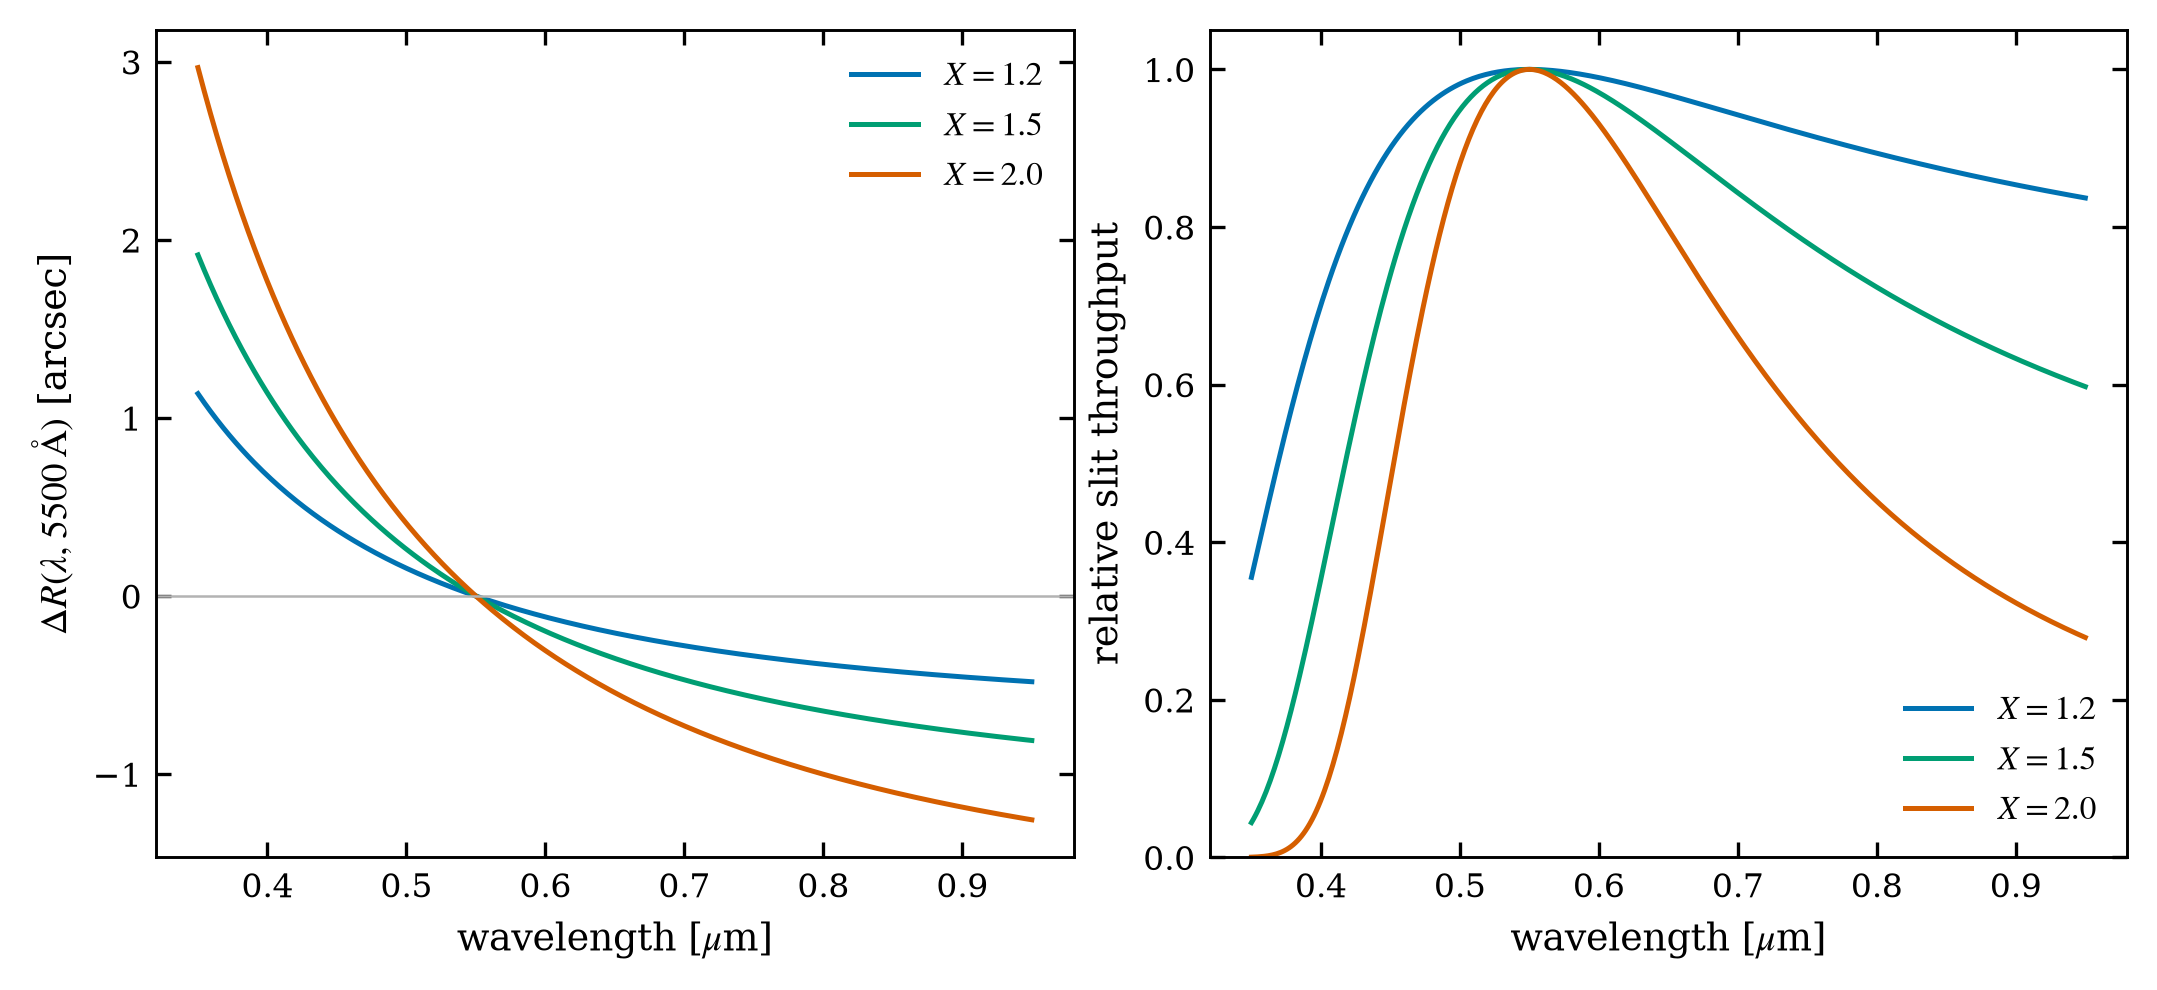

The Python source for this figure:
#!/usr/bin/env python3
"""Filippenko (1982) differential refraction and the fixed-slit loss."""

import numpy as np
import matplotlib.pyplot as plt

from figstyle import COLORS, DOUBLE, save
from etc_physics import psf_slit_throughput
from observing_conditions import differential_refraction_arcsec

REFERENCE_AA = 5500.0
SEEING = 1.5
SLIT = 1.5


def main():
    wave = np.linspace(3500.0, 9500.0, 400)
    fig, (ax1, ax2) = plt.subplots(1, 2, figsize=DOUBLE)

    for x, color in ((1.2, COLORS["blue"]), (1.5, COLORS["green"]), (2.0, COLORS["red"])):
        dr = differential_refraction_arcsec(wave, REFERENCE_AA, x)
        ax1.plot(wave / 1e4, dr, color=color, label=f"$X={x:.1f}$")
        loss = psf_slit_throughput(SLIT, SEEING, "gaussian", offset_arcsec=np.abs(dr))
        centre = psf_slit_throughput(SLIT, SEEING, "gaussian")
        ax2.plot(wave / 1e4, loss / centre, color=color, label=f"$X={x:.1f}$")

    ax1.axhline(0, color="0.7", linewidth=0.6)
    ax1.set_xlabel(r"wavelength [$\mu$m]")
    ax1.set_ylabel(r"$\Delta R(\lambda,5500\,\mathrm{\AA})$ [arcsec]")
    ax1.legend()

    ax2.set_xlabel(r"wavelength [$\mu$m]")
    ax2.set_ylabel("relative slit throughput")
    ax2.set_ylim(0, 1.05)
    ax2.legend(loc="lower right")
    save(fig, "fig_05_dispersion")


if __name__ == "__main__":
    main()
